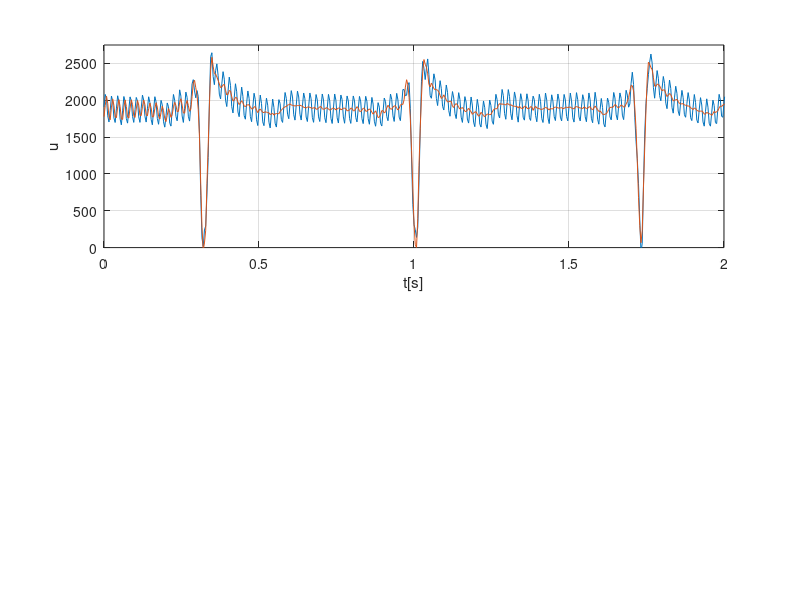

Reproduce this figure in MATLAB. (Note: this script raises an error after producing the figure.)
clear
close all

T_A = 4e-3;
f_A = 1/T_A;
T_MAX = 30;
BUFFERSIZE = T_MAX/T_A;
df = f_A / BUFFERSIZE;

t = linspace(0, T_MAX, BUFFERSIZE);

noise_freq = 50;
noise_amplitude = 250;
noise = noise_amplitude* sin(2 * pi * noise_freq * t);



data = transpose(load("gabriel_ekg.mat").data) + noise;

F_data = (fft(data));
F_dataFiltered = F_data;
F_data = abs(F_data);

x_f = linspace(0, f_A, BUFFERSIZE);


element_f1 = 49.5/df + 1;
element_f2 = 50.5/df + 1;
for element=element_f1:element_f2
    F_dataFiltered(element) = 0;
end

element_f1 = BUFFERSIZE - 50.5/df;
element_f2 = BUFFERSIZE - 49.5/df;
for element=element_f1:element_f2
    F_dataFiltered(element) = 0;
end

dataFiltered = ifft(F_dataFiltered);

%Numerator
N0 = 1.0;
N1 = -0.622946104851632709298314694024156779051;
N2 = 1;

% Denominator
D0 = 1.0;
D1 = -0.553076317436604014687873132061213254929;
D2 =   0.775679511049613079620712596806697547436 ;

% Gain
gain = 0.887839755524806539810356298403348773718   ;

MEM0 = 0.0;
MEM1 = 0.0;
MEM2 = 0.0;

dataNumFilter = 0;

for i=1:BUFFERSIZE
    y = 0.0;
    
    MEM0 = data(i) - D1*MEM1 - D2 * MEM2;
    y = gain * (N0 * MEM0 + N1 * MEM1 + N2 * MEM2);

    MEM2 = MEM1;
    MEM1 = MEM0;
    
    dataNumFilter(i,:) = y;
end

F_dataNumFilter = transpose(abs(fft(dataNumFilter)));

dataNumFilter = transpose(dataNumFilter);

%createfigureIIR(t, [data dataNumFilter], x_f, [F_data F_dataNumFilter])
filter = figure;
subplot(2,1,1)
plot(t, data)
%title("IIR-Filter")
grid
hold
plot(t, dataFiltered)
%plot(t, dataNumFilter)
xlim([0 2])
ylim([0 2750])
xlabel("t[s]")
ylabel("u")
subtitle("Signal")
legend("Eingangssignal", "Ausgangssignal", "Location","southeast")
subplot(2,1,2)
plot(x_f, F_data)
grid
hold
%xlim([0 60])
ylim([0 5e5])
plot(x_f, abs(F_dataFiltered))
%plot(x_f, F_dataNumFilter)
xlabel("f[Hz]")
ylabel("|FFT(u)|")
subtitle("Spektrum")
legend("Eingangsspektrum", "Ausgangsspektrum")

saveas(filter, "filter.png")
